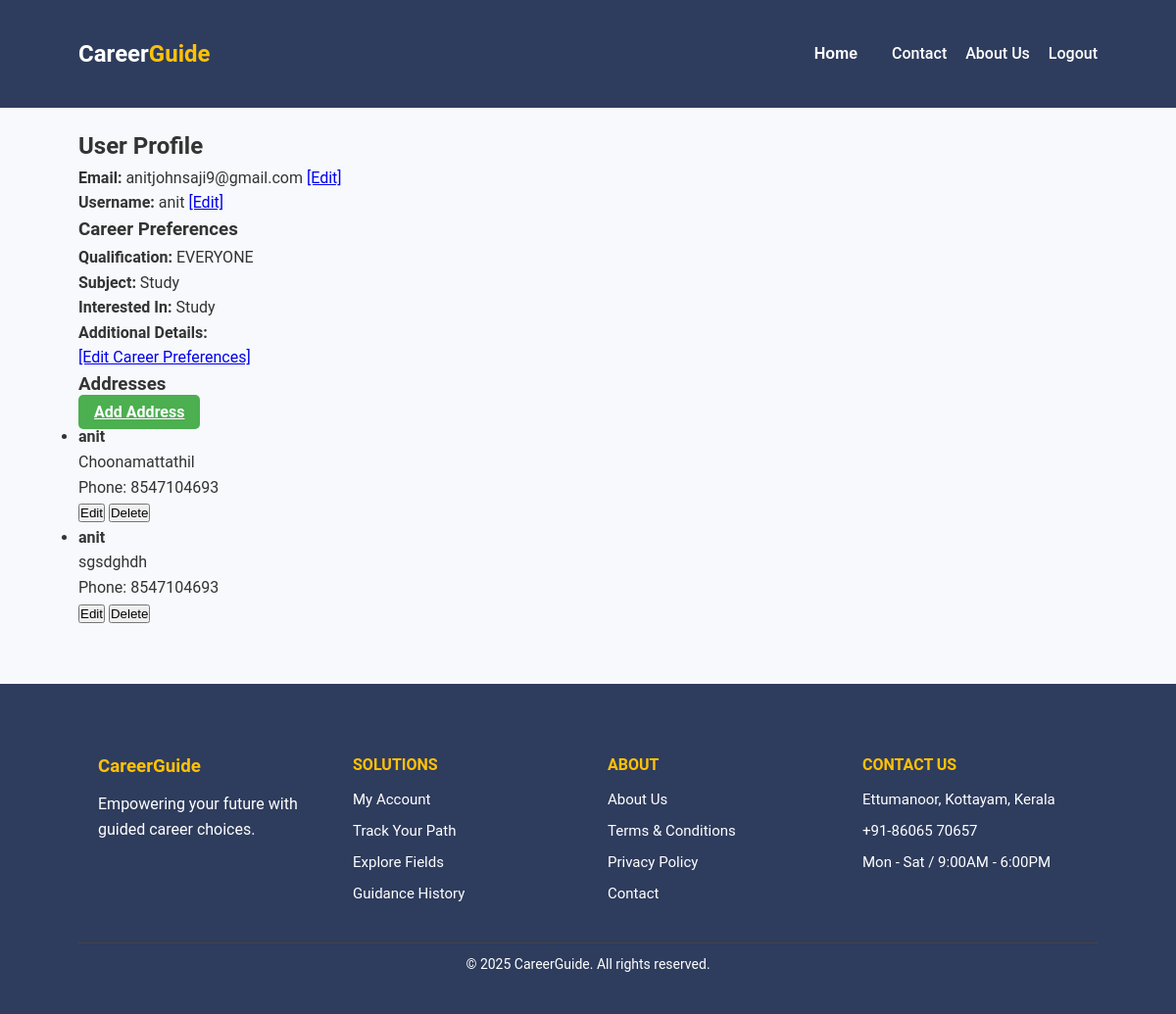
Screenshot of /profile/ (signed in) with the database file from the repository.
### project_app/models.py (models this page shows, shortened)
class UserCareerFilter(models.Model):
    user = models.OneToOneField(User, on_delete=models.CASCADE)
    qualification = models.ForeignKey(Qualification, on_delete=models.SET_NULL, null=True)
    subject = models.ForeignKey(Subject, on_delete=models.SET_NULL, null=True)
    interested = models.CharField(max_length=20, choices=Career.INTERESTED_CHOICES)
    details = models.TextField(blank=True)

class Qualification(models.Model):
    name=models.CharField(max_length=50)

class Subject(models.Model):
    qualification = models.ForeignKey(Qualification, on_delete=models.CASCADE)
    name = models.CharField(max_length=50)

class Address(models.Model):
    user = models.ForeignKey(User, on_delete=models.CASCADE)  # Change to ForeignKey for multiple addresses
    name = models.CharField(max_length=225)
    address = models.TextField()
    phone = models.CharField(max_length=12)

### project_app/views.py (the view)
# urls.py: path('profile/', views.profile_view, name='profile'),
@login_required
def profile_view(request):
    user_career_filter = UserCareerFilter.objects.filter(user=request.user).first()  # Get user's career filter preferences
    addresses = Address.objects.filter(user=request.user)  # Get user's addresses
    context = {
        'addresses': addresses,
        'email': request.user.email,
        'user_career_filter': user_career_filter,  # Pass career preferences to template
    }
    return render(request, 'profile.html', context)

### templates/profile.html (shortened to what this page needs)
{% load static %}
<!DOCTYPE html>
<html lang="en">
<head>
    <link rel="stylesheet" href="{% static 'css/profile.css' %}">
</head>
<body>
    <nav>
        <div class="container nav-container">
            <div class="logo">Career<span>Guide</span></div>
            <div class="nav-links">
                <a href="{% url 'index' %}"><button class="btn"> Home</button></a>
                <a href="{% url 'contact' %}"> Contact</a>
                <a href="{% url 'about' %}" title="About">About Us</a>
                <a href="{% url 'logout' %}" title="Logout">Logout</a>
            </div>
        </div>
    </nav>
    <div class="container">
        <h2>User Profile</h2>
        <p><strong>Email:</strong> {{ email }} <a href="{% url 'edit_email' %}">[Edit]</a></p>
        <p><strong>Username:</strong> {{ request.user.username }} <a href="{% url 'edit_username' %}">[Edit]</a></p>
        <h3 class="mt-4">Career Preferences</h3>
        {% if user_career_filter %}
            <p><strong>Qualification:</strong> {{ user_career_filter.qualification.name }}</p>
            <p><strong>Subject:</strong> {{ user_career_filter.subject.name }}</p>
            <p><strong>Interested In:</strong> {{ user_career_filter.interested }}</p>
            <p><strong>Additional Details:</strong> {{ user_career_filter.details }}</p>
            <a href="{% url 'userform' %}">[Edit Career Preferences]</a>
        {% else %}
            <p>No career preferences set yet. <a href="{% url 'userform' %}">Set Preferences</a></p>
        {% endif %}
        <h3 class="mt-4">Addresses</h3>
        <a class="btn btn-success mb-3" href="{% url 'add_address' %}">Add Address</a>
        {% if addresses %}
            <ul class="list-group">
                {% for addr in addresses %}
                    <li class="list-group-item">
                        <strong>{{ addr.name }}</strong><br>
                        {{ addr.address }}<br>
                        Phone: {{ addr.phone }}<br>
                        <a href="{% url 'edit_address' addr.id %}"><button>Edit</button></a>
                        <a href="{% url 'delete_address' addr.id %}"><button>Delete</button></a>
                    </li>
                {% endfor %}
            </ul>
        {% else %}
            <p>No addresses saved yet.</p>
        {% endif %}
    </div>
    <footer class="footer">
        <div class="container">
            <div class="footer-container">
                <div class="foot-column">
                    <h3>CareerGuide</h3>
                    <p>Empowering your future with guided career choices.</p>
                </div>
                <div class="foot-column">
                    <h4>SOLUTIONS</h4>
                    <ul>
                        <li>My Account</li>
                        <li>Track Your Path</li>
                        <li>Explore Fields</li>
                        <li>Guidance History</li>
                    </ul>
                </div>
                <div class="foot-column">
                    <h4>ABOUT</h4>
                    <ul>
                        <li>About Us</li>
                        <li>Terms & Conditions</li>
                        <li>Privacy Policy</li>
                        <li>Contact</li>
                    </ul>
                </div>
                <div class="foot-column">
                    <h4>CONTACT US</h4>
                    <ul>
                        <li>Ettumanoor, Kottayam, Kerala</li>
                        <li>+91-86065 70657</li>
                        <li>Mon - Sat / 9:00AM - 6:00PM</li>
                    </ul>
                </div>
            </div>
            <div class="footer-bottom">
                <p>© 2025 CareerGuide. All rights reserved.</p>
            </div>
        </div>
    </footer>
</body>
</html>

### static/css/profile.css (style rules this page uses)
* { margin: 0; padding: 0; box-sizing: border-box; }
body { font-family: 'Roboto', sans-serif; background-color: #f7f9fc; color: #333; line-height: 1.6; }
.container { width: 90%; max-width: 1100px; margin: auto; padding: 20px; }
nav { background: #2e3c5d; padding: 1rem 0; color: white; }
.nav-container { display: flex; justify-content: space-between; align-items: center; }
.logo { font-size: 24px; font-weight: bold; }
.logo span { color: #ffc107; }
.nav-links a { color: white; margin-left: 15px; text-decoration: none; font-weight: 500; }
.nav-links button { background: transparent; border: none; color: white; font-size: 16px; cursor: pointer; }
.btn { background-color: #4caf50; color: white; padding: 8px 16px; border: none; cursor: pointer; font-weight: bold; border-radius: 5px; transition: background-color 0.3s ease; }
.footer { background-color: #2e3c5d; color: white; padding: 40px 0 20px; margin-top: 40px; }
.footer-container { display: flex; justify-content: space-between; flex-wrap: wrap; }
.foot-column { flex: 1; margin: 10px 20px; }
.foot-column h3, .foot-column h4 { font-weight: 700; margin-bottom: 10px; color: #ffc107; }
.foot-column ul { list-style: none; }
.foot-column ul li { margin-bottom: 8px; font-size: 15px; }
.footer-bottom { text-align: center; margin-top: 20px; font-size: 14px; border-top: 1px solid #444; padding-top: 10px; }

### rows the page displays
UserCareerFilter: qualification.name "EVERYONE", subject.name "Study", interested "Study"
Address: name "anit", address "Choonamattathil", phone "8547104693"
Address: name "anit", address "sgsdghdh", phone "8547104693"

### other values shown
{{ email }} "anitjohnsaji9@gmail.com"
{{ request.user.username }} "anit"
